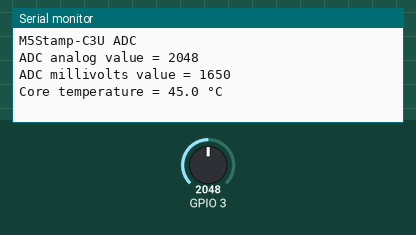
This sketch was run on a simulated ESP32-C3. Parts: the last lines printed to the serial monitor. The test bench sets the inputs (shaded band); at power-on: GPIO 3 = 2048 (analog values on the 0–4095 scale).

Above: at 3.2 s.
3.3 s: GPIO 3 set to 2866
At 5.4 s:
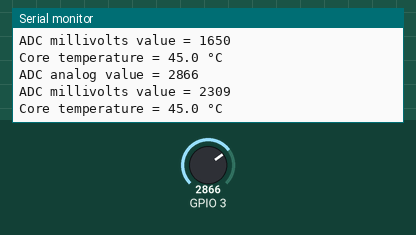
6.0 s: GPIO 3 set to 3603
At 7.0 s:
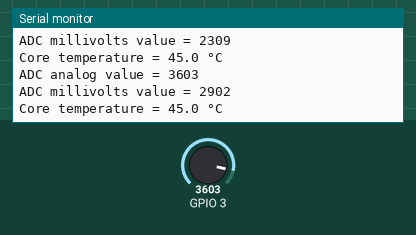
Timing chart, 0 to 9.0 s (numbered marks = the images above; inputs shaded):
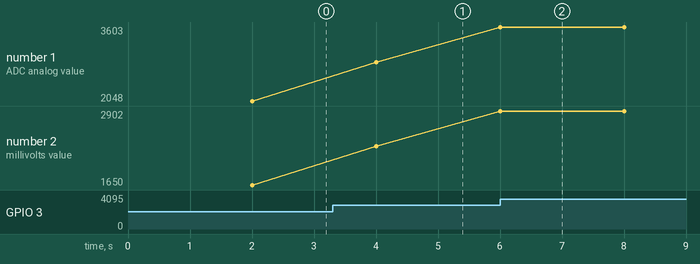

The sketch:

M5Stamp-C3U_ADC.ino
```cpp
/*
 * File: M5Stamp-C3U_ADC.ino
 *
 * Using ADC of M5Stamp-C3U
 * used Board: STAMP-C3U
 *
 * 2022-05-27/Claus Kühnel info@ckuehnel.ch
 */
float conversionFactor = 3300./4096;

void setup()
{
  Serial.begin(115200);
  delay(2000); // wait for serial monitor
  Serial.println("M5Stamp-C3U ADC");
  analogReadResolution(12);
  analogSetAttenuation(ADC_11db);
}

void loop()
{
  // read the analog / millivolts value for GPIO2:
  int analogValue = analogRead(3); // GPIO3 used for ADC
  int analogVolts = (int) (analogValue * conversionFactor) + .5;
  float temp = temperatureRead();

  // print out the values you read:
  Serial.printf("ADC analog value = %d\n",analogValue);
  Serial.printf("ADC millivolts value = %d\n",analogVolts);
  Serial.printf("Core temperature = %3.1f °C\n\n", temp);

  delay(2000);  // delay in between reads for clear read from serial
}
```

Measured:
- after the input at 3.3 s, the serial monitor: prints a new line after 0.70 s (image 1)
- after the input at 6.0 s, the serial monitor: prints a new line at once (image 2)
- plotted number 1: 2048 → 2866 after the input at 3.3 s, 2866 → 3603 after the input at 6.0 s
- plotted number 2: 1650 → 2309 after the input at 3.3 s, 2309 → 2902 after the input at 6.0 s
